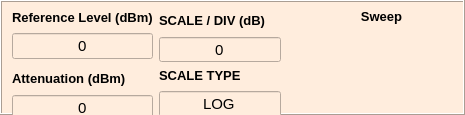
  <widget class="QFrame" name="frame_7">
   <property name="geometry">
    <rect>
     <x>826</x>
     <y>312</y>
     <width>465</width>
     <height>115</height>
    </rect>
   </property>
   <property name="styleSheet">
    <string notr="true">background-color: rgb(255, 237, 221);</string>
   </property>
   <property name="frameShape">
    <enum>QFrame::Box</enum>
   </property>
   <property name="frameShadow">
    <enum>QFrame::Raised</enum>
   </property>
   <widget class="QLabel" name="label_21">
    <property name="geometry">
     <rect>
      <x>340</x>
      <y>8</y>
      <width>83</width>
      <height>17</height>
     </rect>
    </property>
    <property name="font">
     <font>
      <family>Arial</family>
      <pointsize>10</pointsize>
      <weight>75</weight>
      <bold>true</bold>
     </font>
    </property>
    <property name="text">
     <string>Sweep</string>
    </property>
    <property name="alignment">
     <set>Qt::AlignCenter</set>
    </property>
   </widget>
   <widget class="QWidget" name="layoutWidget">
    <property name="geometry">
     <rect>
      <x>12</x>
      <y>10</y>
      <width>269</width>
      <height>110</height>
     </rect>
    </property>
    <layout class="QGridLayout" name="gridLayout_12">
     <item row="0" column="0">
      <widget class="QLabel" name="label_17">
       <property name="font">
        <font>
         <family>Arial</family>
         <pointsize>10</pointsize>
         <weight>75</weight>
         <bold>true</bold>
        </font>
       </property>
       <property name="text">
        <string>Reference Level (dBm)</string>
       </property>
      </widget>
     </item>
     <item row="0" column="1" rowspan="2">
      <widget class="QLabel" name="label_19">
       <property name="font">
        <font>
         <family>Arial</family>
         <pointsize>10</pointsize>
         <weight>75</weight>
         <bold>true</bold>
        </font>
       </property>
       <property name="text">
        <string>SCALE / DIV (dB)</string>
       </property>
      </widget>
     </item>
     <item row="1" column="0" rowspan="2">
      <widget class="QLineEdit" name="lineEdit_Ref_level">
       <property name="font">
        <font>
         <family>Arial</family>
         <pointsize>11</pointsize>
        </font>
       </property>
       <property name="text">
        <string>0</string>
       </property>
       <property name="alignment">
        <set>Qt::AlignCenter</set>
       </property>
      </widget>
     </item>
     <item row="2" column="1">
      <widget class="QLineEdit" name="lineEdit_Scale">
       <property name="font">
        <font>
         <family>Arial</family>
         <pointsize>11</pointsize>
        </font>
       </property>
       <property name="text">
        <string>0</string>
       </property>
       <property name="alignment">
        <set>Qt::AlignCenter</set>
       </property>
      </widget>
     </item>
     <item row="3" column="0" rowspan="2">
      <widget class="QLabel" name="label_18">
       <property name="font">
        <font>
         <family>Arial</family>
         <pointsize>10</pointsize>
         <weight>75</weight>
         <bold>true</bold>
        </font>
       </property>
       <property name="text">
        <string>Attenuation (dBm)</string>
       </property>
      </widget>
     </item>
     <item row="3" column="1">
      <widget class="QLabel" name="label_20">
       <property name="font">
        <font>
         <family>Arial</family>
         <pointsize>10</pointsize>
         <weight>75</weight>
         <bold>true</bold>
        </font>
       </property>
       <property name="text">
        <string>SCALE TYPE</string>
       </property>
      </widget>
     </item>
     <item row="4" column="1" rowspan="2">
      <widget class="QLineEdit" name="lineEdit_Scale_Type">
       <property name="font">
        <font>
         <family>Arial</family>
         <pointsize>11</pointsize>
        </font>
       </property>
       <property name="text">
        <string>LOG</string>
       </property>
       <property name="alignment">
        <set>Qt::AlignCenter</set>
       </property>
      </widget>
     </item>
     <item row="5" column="0">
      <widget class="QLineEdit" name="lineEdit_Atten">
       <property name="font">
        <font>
         <family>Arial</family>
         <pointsize>11</pointsize>
        </font>
       </property>
       <property name="text">
        <string>0</string>
       </property>
       <property name="alignment">
        <set>Qt::AlignCenter</set>
       </property>
      </widget>
     </item>
    </layout>
   </widget>
  </widget>
